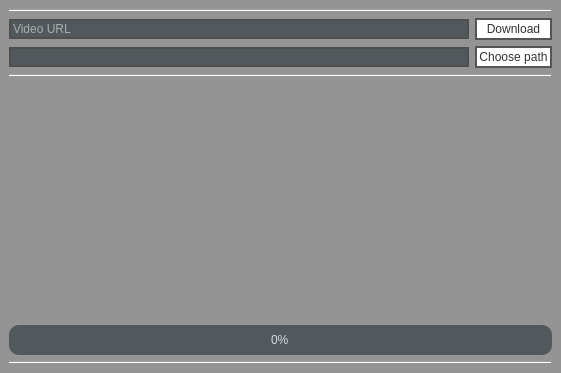
<?xml version="1.0" encoding="UTF-8"?>
<ui version="4.0">
 <class>MainWindow</class>
 <widget class="QMainWindow" name="MainWindow">
  <property name="geometry">
   <rect>
    <x>0</x>
    <y>0</y>
    <width>561</width>
    <height>373</height>
   </rect>
  </property>
  <property name="sizePolicy">
   <sizepolicy hsizetype="Fixed" vsizetype="Fixed">
    <horstretch>0</horstretch>
    <verstretch>0</verstretch>
   </sizepolicy>
  </property>
  <property name="maximumSize">
   <size>
    <width>561</width>
    <height>374</height>
   </size>
  </property>
  <property name="windowTitle">
   <string>YouTube Video downloader</string>
  </property>
  <property name="styleSheet">
   <string notr="true"/>
  </property>
  <property name="tabShape">
   <enum>QTabWidget::Rounded</enum>
  </property>
  <widget class="QWidget" name="centralwidget">
   <property name="styleSheet">
    <string notr="true">#centralwidget {
background-color: rgb(148, 148, 148);
}
Line {
background-color: rgb(222, 222, 222);
}</string>
   </property>
   <layout class="QGridLayout" name="gridLayout">
    <item row="2" column="4">
     <widget class="QLineEdit" name="path">
      <property name="styleSheet">
       <string notr="true">#path {
	border-width: 1.5px;
	border-style: solid;
	border-color: rgb(79, 79, 79);
	background-color: #52595d;
	color: white;
	border-radius: 80px;
}</string>
      </property>
      <property name="readOnly">
       <bool>true</bool>
      </property>
     </widget>
    </item>
    <item row="2" column="5">
     <widget class="QPushButton" name="pathButton">
      <property name="styleSheet">
       <string notr="true">#pathButton {
	padding: 2px;
	border: 2px solid rgb(85, 85, 85);
	color: rgb(50, 50, 50);
	background-color: white;
	font: 9pt &quot;Bahnschrift SemiBold&quot;;
}
#pathButton:hover {
	padding: 2px;
	color: rgb(255, 255, 255);
	border: none;
	background-color: rgb(85, 85, 85);
	font: 9pt &quot;Bahnschrift SemiBold&quot;;
	
}</string>
      </property>
      <property name="text">
       <string>Choose path</string>
      </property>
     </widget>
    </item>
    <item row="4" column="4">
     <widget class="QLabel" name="name">
      <property name="text">
       <string/>
      </property>
     </widget>
    </item>
    <item row="8" column="4" colspan="2">
     <widget class="QProgressBar" name="pBar">
      <property name="enabled">
       <bool>true</bool>
      </property>
      <property name="styleSheet">
       <string notr="true">#pBar {
	padding: 4px;
	text-align: center;
	color: #d3dae3;
	border-radius: 10px;
	border-color: transparent;
	border-style: solid;
	background-color: #52595d;
}
#pBar::chunk {
	background-color: #214037	;
	border-radius: 10px;
}</string>
      </property>
      <property name="value">
       <number>0</number>
      </property>
      <property name="textVisible">
       <bool>true</bool>
      </property>
     </widget>
    </item>
    <item row="1" column="4">
     <widget class="QLineEdit" name="lineEdit">
      <property name="styleSheet">
       <string notr="true">#lineEdit {
	border-width: 1.5px;
	border-style: solid;
	border-color: rgb(79, 79, 79);
	background-color: #52595d;
	color: white;
	border-radius: 80px;
}</string>
      </property>
      <property name="inputMask">
       <string/>
      </property>
      <property name="text">
       <string/>
      </property>
      <property name="placeholderText">
       <string>Video URL</string>
      </property>
     </widget>
    </item>
    <item row="1" column="5">
     <widget class="QPushButton" name="downloadButton">
      <property name="mouseTracking">
       <bool>false</bool>
      </property>
      <property name="styleSheet">
       <string notr="true">#downloadButton {
	padding: 2px;
	border: 2px solid rgb(85, 85, 85);
	color: rgb(50, 50, 50);
	background-color: white;
	font: 9pt &quot;Bahnschrift SemiBold&quot;;
}
#downloadButton:hover {
	padding: 2px;
	color: rgb(255, 255, 255);
	border: none;
	background-color: rgb(85, 85, 85);
	font: 9pt &quot;Bahnschrift SemiBold&quot;;
	
}</string>
      </property>
      <property name="text">
       <string>Download</string>
      </property>
     </widget>
    </item>
    <item row="0" column="4" colspan="2">
     <widget class="Line" name="line">
      <property name="orientation">
       <enum>Qt::Horizontal</enum>
      </property>
     </widget>
    </item>
    <item row="5" column="4">
     <widget class="QLabel" name="image">
      <property name="maximumSize">
       <size>
        <width>480</width>
        <height>270</height>
       </size>
      </property>
      <property name="text">
       <string/>
      </property>
      <property name="scaledContents">
       <bool>true</bool>
      </property>
     </widget>
    </item>
    <item row="9" column="4" colspan="2">
     <widget class="Line" name="line_2">
      <property name="orientation">
       <enum>Qt::Horizontal</enum>
      </property>
     </widget>
    </item>
    <item row="3" column="4" colspan="2">
     <widget class="Line" name="line_3">
      <property name="orientation">
       <enum>Qt::Horizontal</enum>
      </property>
     </widget>
    </item>
   </layout>
  </widget>
 </widget>
 <resources/>
 <connections/>
</ui>
